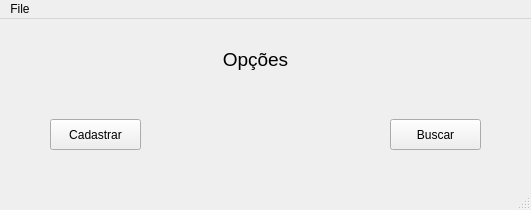
<?xml version="1.0" encoding="UTF-8"?>
<ui version="4.0">
 <class>MainWindow</class>
 <widget class="QMainWindow" name="MainWindow">
  <property name="geometry">
   <rect>
    <x>0</x>
    <y>0</y>
    <width>531</width>
    <height>210</height>
   </rect>
  </property>
  <property name="windowTitle">
   <string>MainWindow</string>
  </property>
  <widget class="QWidget" name="centralwidget">
   <widget class="QPushButton" name="buscar_botao">
    <property name="geometry">
     <rect>
      <x>390</x>
      <y>100</y>
      <width>91</width>
      <height>31</height>
     </rect>
    </property>
    <property name="text">
     <string>Buscar</string>
    </property>
   </widget>
   <widget class="QPushButton" name="cadastrar_botao">
    <property name="geometry">
     <rect>
      <x>50</x>
      <y>100</y>
      <width>91</width>
      <height>31</height>
     </rect>
    </property>
    <property name="text">
     <string>Cadastrar</string>
    </property>
   </widget>
   <widget class="QLabel" name="opcoes_label">
    <property name="geometry">
     <rect>
      <x>190</x>
      <y>20</y>
      <width>131</width>
      <height>41</height>
     </rect>
    </property>
    <property name="font">
     <font>
      <family>Arial</family>
      <pointsize>14</pointsize>
     </font>
    </property>
    <property name="text">
     <string>Opções</string>
    </property>
    <property name="alignment">
     <set>Qt::AlignCenter</set>
    </property>
   </widget>
  </widget>
  <widget class="QMenuBar" name="menubar">
   <property name="geometry">
    <rect>
     <x>0</x>
     <y>0</y>
     <width>531</width>
     <height>21</height>
    </rect>
   </property>
   <widget class="QMenu" name="menuFile">
    <property name="font">
     <font>
      <pointsize>8</pointsize>
     </font>
    </property>
    <property name="title">
     <string>File</string>
    </property>
    <addaction name="actionSair"/>
    <addaction name="separator"/>
   </widget>
   <addaction name="menuFile"/>
  </widget>
  <widget class="QStatusBar" name="statusbar"/>
  <action name="actionSair">
   <property name="text">
    <string>Sair</string>
   </property>
  </action>
 </widget>
 <resources/>
 <connections/>
</ui>
